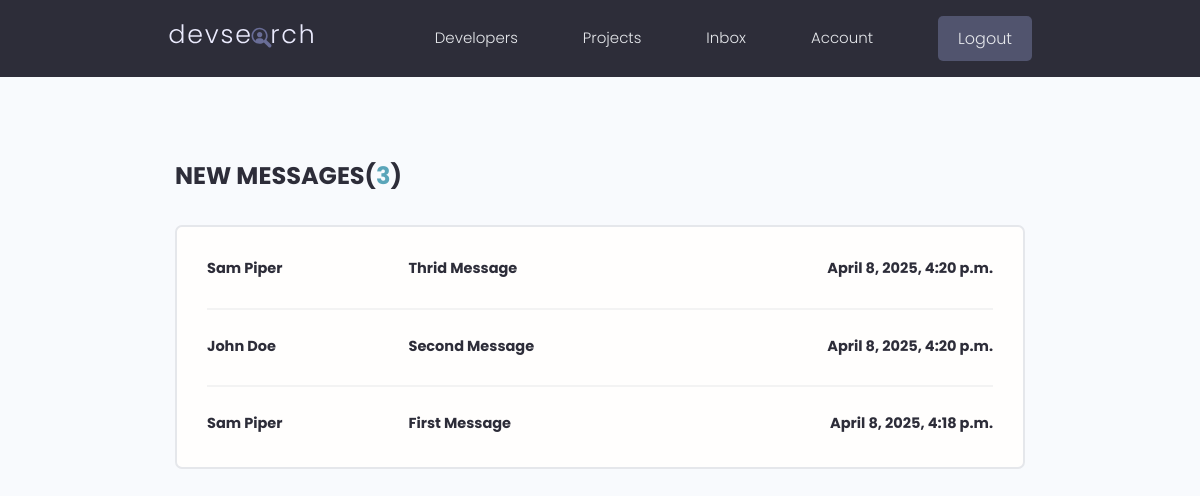
The app's page /inbox/ (signed in), older data.
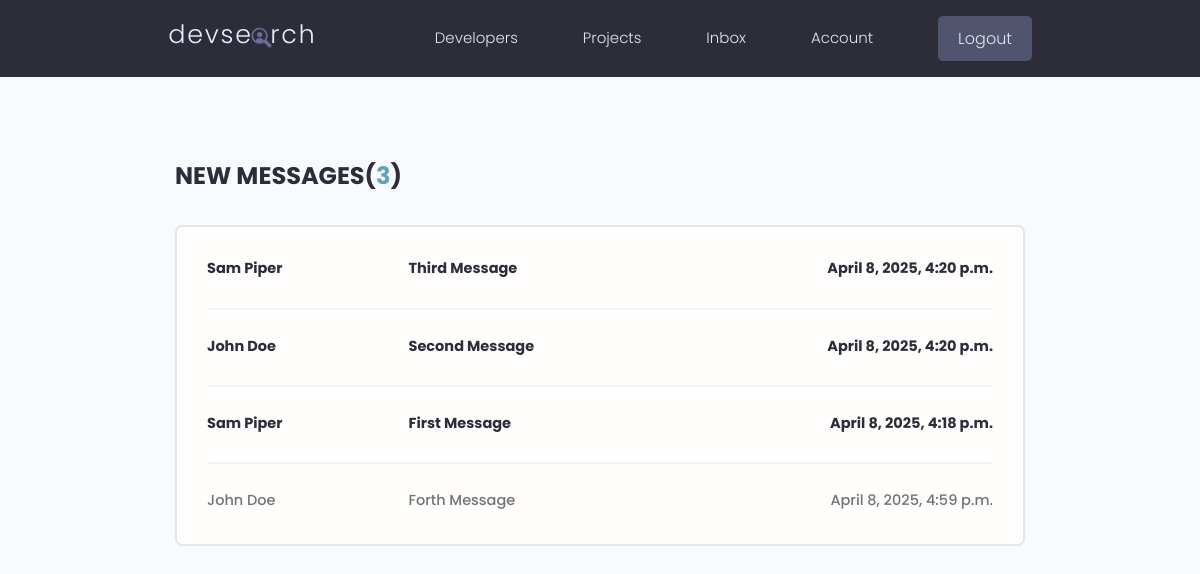
The same page, newer data.
### users/models.py (models this page shows, shortened)
class Message(models.Model):
    class Meta:
        ordering = ['is_read', '-created']
    id = models.UUIDField(default=uuid.uuid4, unique=True, primary_key=True, editable=False)
    sender = ForeignKey(Profile, on_delete=models.SET_NULL, null=True, blank=True)
    recipient = ForeignKey(Profile, on_delete=models.SET_NULL, null=True, blank=True, related_name='messages')
    name = models.CharField(max_length=200, null=True, blank=True)
    email = models.EmailField(max_length=200, null=True, blank=True)
    is_read = models.BooleanField(default=False, null=True)
    subject = models.CharField(max_length=200, null=True, blank=True)
    body = models.TextField()
    created = models.DateTimeField(auto_now_add=True)

### users/views.py (the view)
# urls.py: path('inbox/', views.inbox, name='inbox'),
@login_required(login_url='login')
def inbox(request):
    profile =  request.user.profile
    profile_messages = profile.messages.all()
    unread_count = profile_messages.filter(is_read=False).count()
    context = {
        'profile_messages': profile_messages,
        'unread_count': unread_count
    }
    return render(request, template_name='users/inbox.html', context=context)

### users/templates/users/inbox.html
{% extends 'main.html' %}
{% block content %}
  <main class="inbox my-xl">
    <div class="content-box">
      <h3 class="inbox__title">New Messages(<span>{{ unread_count }}</span>)</h3>
      <ul class="messages">
      {% for message in profile_messages %}
        {% if message.is_read == False %}
          <li class="message message--unread">
        {% else %}
          <li class="message">
        {% endif %}
            <a href="{% url 'view-message' message.id %}">
              <span class="message__author">{{ message.name }}</span>
              <span class="message__subject">{{ message.subject }}</span>
              <span class="message__date"> {{ message.created }}</span>
            </a>
          </li>
      {% endfor %}
      </ul>
    </div>
  </main>
{% endblock content %}

### templates/main.html (shortened to what this page needs)
<!DOCTYPE html>
{% load static %}
<html lang="en">
<head>
  <link rel="stylesheet" href="https://cdnjs.cloudflare.com/ajax/libs/font-awesome/6.4.2/css/all.min.css"
 />
  <link rel="stylesheet" href="{% static 'uikit/styles/uikit.css' %}" />
  <link rel="stylesheet" href="{% static 'styles/app.css' %}" />
</head>
<body>
  {% include 'navbar.html' %}
  {% block content %}
  {% endblock content %}
</body>
</html>

### templates/navbar.html (shortened to what this page needs)
{% load static %}
  <header class="header">
    <div class="container container--narrow">
      <a href="{% url 'all-profiles' %}" class="header__logo">
        <img src="{% static 'images/logo.svg' %}" alt="DevSearch Logo" />
      </a>
      <nav class="header__nav">
        <ul class="header__menu">
          <li class="header__menuItem"><a href="{% url 'all-profiles' %}">Developers</a></li>
          <li class="header__menuItem"><a href="{% url 'all-projects-page' %}">Projects</a></li>
          {% if request.user.is_authenticated %}
          <li class="header__menuItem"><a href="{% url 'inbox' %}">Inbox</a></li>
          <li class="header__menuItem"><a href="{% url 'account' %}">Account</a></li>
          <li class="header__menuItem"><a href="{% url 'logout' %}" class="btn btn--sub">Logout</a></li>
          {% else %}
          <li class="header__menuItem"><a href="{% url 'login' %}" class="btn btn--sub">Login/Sign Up</a></li>
          {% endif %}
        </ul>
      </nav>
    </div>
  </header>

### static/styles/app.css (style rules this page uses)
:root { --color-sub: #2d2d39; }
.btn--sub { background-color: var(--color-sub-light); }
img { width: 100%; }
.content-box { width: 95%; max-width: 85rem; margin: 0 auto; }
.header { position: sticky; z-index: 111; background-color: var(--color-sub); padding: 1.5rem 0; }
.header > .container { display: flex; justify-content: space-between; align-items: center; }
.header__logo > img { height: 3.8rem; }
.header__nav > ul { display: inline-flex; align-items: center; list-style: none; gap: 6.5rem; }
.header__menuItem > a { color: var(--color-light); font-weight: 300; }
.inbox { height: 90vh; }
.inbox__title, .inbox__title span { font-size: 2.4rem; font-weight: 700; color: var(--color-sub); text-transform: uppercase; text-align: left; margin-bottom: 3rem; }
.inbox__title span { color: var(--color-main); }
.messages { list-style: none; background: var(--color-white); padding: 0.5rem 3rem; border: 2px solid var(--color-light); border-radius: 0.7rem; }
.message { padding: 2.5rem 0; }
.message > a span { font-size: 1.45rem; font-weight: 500; }
.message.message--unread a span { font-weight: 700; color: var(--color-sub); }
.message:not(:last-child) { border-bottom: 2px solid var(--color-white-light); }
.message > a { display: flex; gap: 1rem; }
.message__author, .message__date { flex-basis: 25%; }
.message__subject { flex-basis: 50%; }
.message__date { text-align: right; }

### static/uikit/styles/modules/_variables.css (style rules this page uses)
:root { --color-main: #5aa5b9; --color-main-light: #e6faff; --color-sub: #3f4156; --color-sub-light: #51546e; --color-sub-lighter: #ededfd; --color-text: #737373; --color-gray: #8b8b8b; --color-light: #e5e7eb; --color-light-gray: #767676; --color-bg: #f8fafd; --color-white: #fffefd; --color-white-light: #f3f3f3; --color-success: #359e64; --color-success-bg: #def8e8; --color-error: #fc4b0b; --color-error-bg: #fff2ee; --font-base: 'Poppins', arial, helvetica, 'Segoe UI', roboto, ubuntu, sans-serif; --font-monospace: 'Fira Code', 'Courier New', courier, monospace; --font-regular: 300; --font-medium: 500; --font-bold: 700; --generic-shadow: 1px 1px 5px #00000010; --generic-transition: all 0.3s ease-in-out; }

### static/uikit/styles/modules/_base.css (style rules this page uses)
* { margin: 0; padding: 0; box-sizing: border-box; text-rendering: optimizeLegibility; color: inherit; font-size: inherit; }
html { font-size: 50%; }
@media only screen and (min-width: 480px) { html { font-size: 56.25%; } }
@media only screen and (min-width: 1200px) { html { font-size: 62.5%; } }
body { line-height: 1.6; font-weight: 400; font-size: 1.5rem; color: var(--color-text); background-color: var(--color-bg); min-height: 100vh; }

### static/uikit/styles/modules/_typography.css (style rules this page uses)
* { font-family: var(--font-base); }
h3 { font-size: 3.2rem; font-weight: var(--font-medium); }
p, span, strong { font-size: 1.6rem; color: var(--color-text); font-weight: var(--font-regular); }
a { padding-bottom: 2px; text-decoration: none; display: inline-block; color: var(--color-main); font-weight: var(--font-medium); }

### static/uikit/styles/modules/_utilities.css (style rules this page uses)
.container { width: 92%; max-width: 165rem; margin: 0 auto; box-sizing: border-box; }
.container--narrow { width: 92%; max-width: 120rem; }
@media screen and (min-width: 1000px) { .container { width: 90%; } }
@media screen and (min-width: 1000px) { .container--narrow { width: 85%; } }
@media screen and (min-width: 1200px) { .container { width: 80%; } }
@media screen and (min-width: 1200px) { .container--narrow { width: 72%; } }
.my-xl { margin: 8rem auto; }

### static/uikit/styles/modules/_button.css (style rules this page uses)
.btn { display: inline-block; position: relative; cursor: pointer; background-color: var(--color-light); font-weight: var(--font-medium); color: var(--color-sub); text-decoration: none; padding: 1rem 2rem; border-radius: 0.5rem; border: none; width: -webkit-fit-content; width: -moz-fit-content; width: fit-content; height: -webkit-fit-content; height: -moz-fit-content; height: fit-content; font-size: 1.6rem; outline-width: 0; outline-color: transparent; -webkit-backface-visibility: hidden; backface-visibility: hidden; transition: all 0.3s ease-in-out; }
.btn--sub { background-color: var(--color-sub); color: var(--color-white); }

Row changes from the older to the newer data that the page shows:
changed Message: subject "Thrid Message" → "Third Message"
added Message: name "John Doe", subject "Forth Message", created "April 8, 2025, 4:59 p.m."
